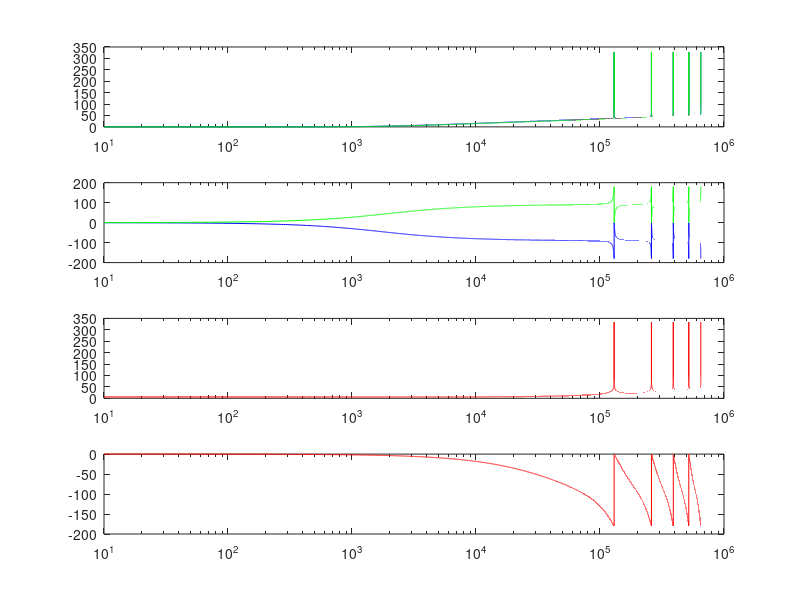

The MATLAB source for this figure:
k = 1000;
u = 1e-6;

fsw = 130*k
Ts = 1/fsw;

ff = 10:10:fsw*5;
ws = 2*pi*ff;
s = j*ws;
z1 = e.^(-s*Ts);

hizoh = Ts*s./((1-e.^(-s*Ts)));

Lm = 230*u
Vin = 18.75
Vout = 5.25
Nsp = 4

Vcg = Vin             % Inductor charging voltage
Vdg = Nsp*Vout        % Inductor discharging voltage
D = Vdg/(Vcg + Vdg)

iv = 7.5

mc = Vcg/Lm
md = Vdg/Lm

%% Charging current coefficients
acg = (1/(2*Ts)) * mc/(mc^2 + 2*mc*md + md^2)
bcg = (-1/(2*Ts)) * ((2*md + mc)/(mc^2 + 2*mc*md + md^2))
ccg = (1/(Ts)) * (md/(mc^2 + 2*mc*md + md^2) )
dcg = mc*md/(mc^2 + 2*mc*md + md^2)
ecg = md^2/(mc^2 + 2*mc*md + md^2)
fcg = (Ts/2)*mc*md^2/(mc^2 + 2*mc*md + md^2)

%% Discharging current coefficients
adg = (-1/(2*Ts)) * (2*mc + md)/(mc^2 + 2*mc*md + md^2)
bdg = (1/(2*Ts)) * (md/(mc^2 + 2*mc*md + md^2))
cdg = (1/Ts) * (mc/(mc^2 + 2*mc*md + md^2) )
ddg = mc^2/(mc^2 + 2*mc*md + md^2)
edg = mc*md/(mc^2 + 2*mc*md + md^2)
fdg = (Ts/2) * (md*mc^2/(mc^2 + 2*mc*md + md^2)) 

Icg = (acg + bcg + ccg)*iv*iv + (dcg + ecg)*iv + fcg
Idg = (adg + bdg + cdg)*iv*iv + (ddg + edg)*iv + fdg

%% Final charging current FIR coefficients 
kcg0 = 2*acg*iv + ccg*iv + dcg 
kcg1 = 2*bcg*iv + ccg*iv + ecg

%% Final discharging current FIR coefficients 
kdg0 = 2*adg*iv + cdg*iv + ddg 
kdg1 = 2*bdg*iv + cdg*iv + edg

%% Conventional Right-Half Plane Zero (RHPZ) computation
Pout = Idg*Vdg  % For a flyback
Rl = Vdg*Vdg/Pout
Dp2 = (1-D)*(1-D)
%Dp2 = D*D  %% Hacks to represent it as charge zero or discharge zero
%D = 1-D
frhpz = Rl*Dp2/(2*pi*Lm*D)
wrhpz = 2*pi*frhpz

%% Discharging current transfer function
hz = (1./(kdg0 + kdg1)) .* (kdg0 + kdg1*z1);
hcg = (1./(kcg0 + kcg1)) .* (kcg0 + kcg1*z1);
hs = (1/wrhpz)*(s - wrhpz);
%hz = A0 + A1*z1;

%% Sanity checks. Product of voltages and currents
%% should be equal
Pout = Idg*Vdg 
Pin = Icg*Vcg


%semilogx(ff, 20*log10(abs(hz)), 'b', ff, 20*log10(abs(hcg.*hizoh)), 'g', ff, 20*log10(abs(hz.*hizoh)), 'm', ff, 20*log10(abs(hs)), 'r' )
subplot(4,1,1)
semilogx(ff, 20*log10(abs(hz.*hizoh)), 'b', ff, 20*log10(abs(hcg.*hizoh)), 'g')
subplot(4,1,2)
semilogx(ff,  (180/pi)*angle(hz.*hizoh), 'b', ff, (180/pi)*angle(hcg.*hizoh), 'g' )
subplot(4,1,3)
semilogx(ff, 20*log10(abs((hz + hcg).*hizoh)), 'r')
subplot(4,1,4)
semilogx(ff, (180/pi)*angle((hz + hcg).*hizoh), 'r' )


